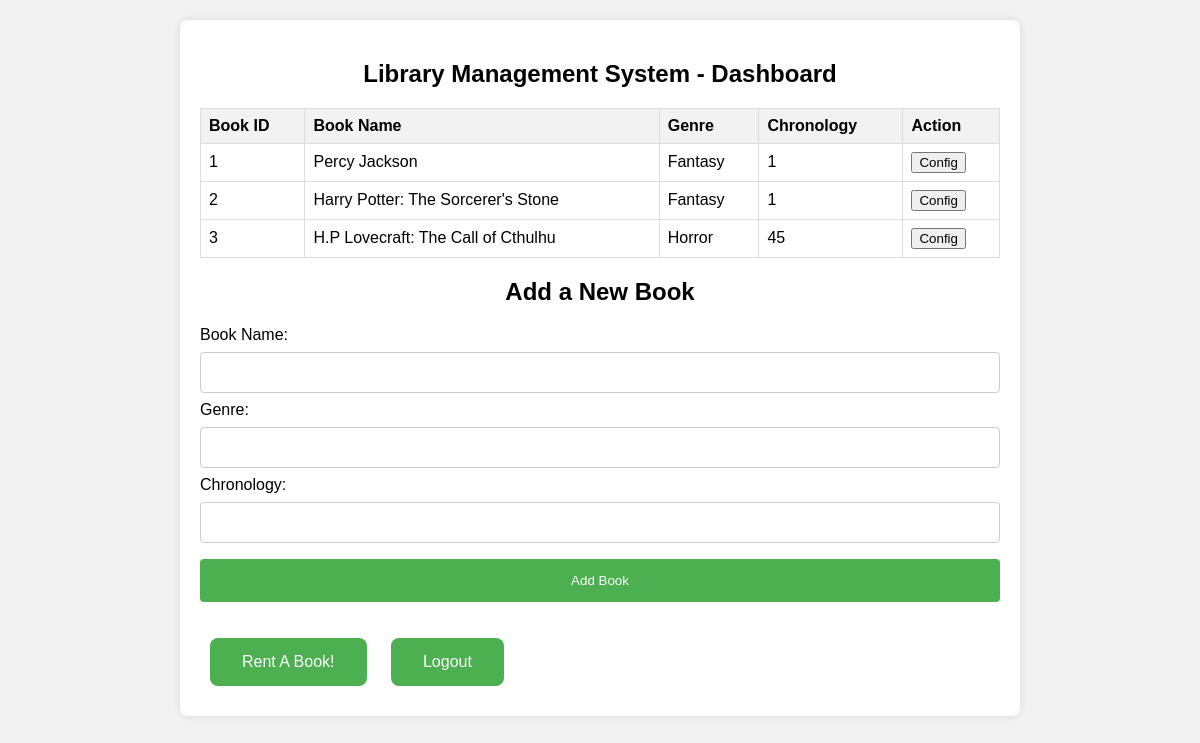
/dashboard.php, run on an earlier commit of the app's database.
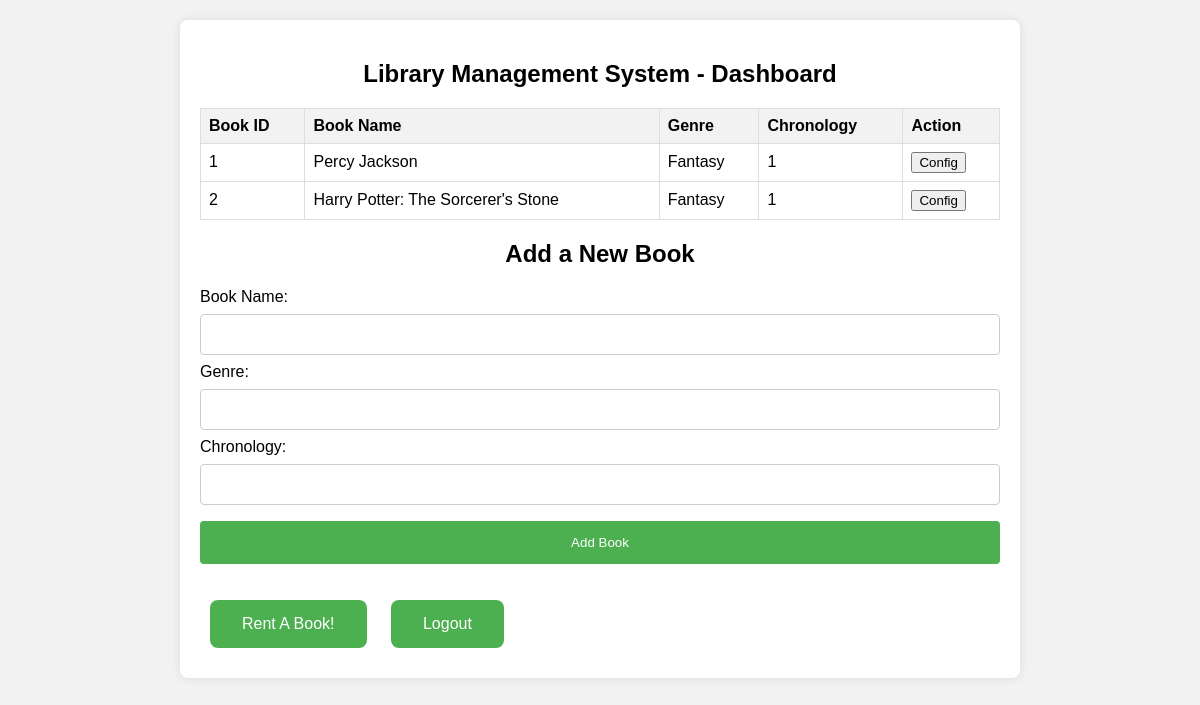
And on a later commit of the database.
### tables this page shows
CREATE TABLE `books` (
  `BookID` int(11) NOT NULL,
  `BookName` varchar(255) DEFAULT NULL,
  `Genre` varchar(255) DEFAULT NULL,
  `Chronology` int(11) DEFAULT NULL
);

### dashboard.php (the view, shortened to what this page needs)
<!DOCTYPE html>
<html>
<head>
</head>
<body>
<div class="container">
    <h2>Library Management System - Dashboard</h2>
  <?php
    include_once("config.php");
    $sql = "SELECT * FROM books";
    $result = $conn->query($sql);
    if ($result->num_rows > 0) {
        echo "<table>";
        echo "<tr><th>Book ID</th><th>Book Name</th><th>Genre</th><th>Chronology</th><th>Action</th></tr>";
        while($row = $result->fetch_assoc()) {
            echo "<tr>";
            echo "<td>".$row["BookID"]."</td>";
            echo "<td>".$row["BookName"]."</td>";
            echo "<td>".$row["Genre"]."</td>";
            echo "<td>".$row["Chronology"]."</td>";
            echo "<td>
                    <form method='post' action='config_book.php'>
                        <input type='hidden' name='book_id' value='".$row["BookID"]."'>
                        <input type='submit' name='config' value='Config'>
                    </form>
                  </td>";
            echo "</tr>";
        }
        echo "</table>";
    } else {
        echo "0 results";
    }
    ?>
    <div class="form-container">
        <h2>Add a New Book</h2>
        <form action="insert_book.php" method="post">
            <label for="bookname">Book Name:</label>
            <input type="text" id="bookname" name="bookname" required>
            <label for="genre">Genre:</label>
            <input type="text" id="genre" name="genre" required>
            <label for="chronology">Chronology:</label>
            <input type="number" id="chronology" name="chronology" required>
            <input type="submit" value="Add Book">
        </form>
    </div>
    <br>
    <a href="bookrent.php" class="button">Rent A Book!</a>
    <a href="logout.php" class="button">Logout</a>
</div>
</body>
</html>

What changed in the data, as far as the page shows it:
removed books: BookID "3", BookName "H.P Lovecraft: The Call of Cthulhu", Genre "Horror", Chronology "45"
